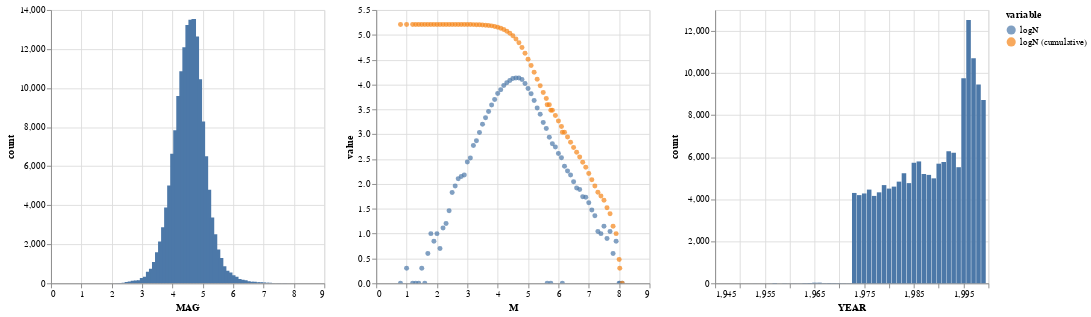

Write notebook code for a chart like this one.
### Code cell
Y_cumulative = []
GR_source = EQ_data['MAG'].value_counts().reset_index().sort_values(by='MAG')

for m in GR_source['MAG']:
    Y_cumulative.append(np.sum(GR_source[GR_source['MAG'] >= m]['count']))

source = pd.DataFrame({
  'M': GR_source['MAG'],
  'logN': np.log10(GR_source['count']),
  'logN (cumulative)': np.log10(Y_cumulative) 
})
GR_chart = alt.Chart(source.melt('M')).mark_point(filled=True).encode(
    alt.X('M', scale=alt.Scale(domain=(0,9))),
    y='value',
    color='variable',
).interactive()

hist_MN | GR_chart | hist_NY

### Figure 1 — Vega-Lite specification as saved in the notebook (floating-point values rounded to 4 significant figures; data arrays with more than 128 entries replaced by an {"elided": "..."} marker saying what was removed)
{"usermeta": {"embedOptions": {"theme": "dark"}}, "config": {"view": {"continuousWidth": 300, "continuousHeight": 300}}, "hconcat": [{"data": {"name": "data-2ccb3e1b1967ef506d4931d2410959af"}, "mark": {"type": "bar"}, "encoding": {"x": {"field": "MAG", "type": "quantitative"}, "y": {"field": "count", "type": "quantitative"}}, "name": "view_142"}, {"data": {"name": "data-a0543bf151758f247f16d58a7df85525"}, "mark": {"type": "point", "filled": true}, "encoding": {"color": {"field": "variable", "type": "nominal"}, "x": {"field": "M", "scale": {"domain": [0, 9]}, "type": "quantitative"}, "y": {"field": "value", "type": "quantitative"}}, "name": "view_143"}, {"data": {"name": "data-d7b54d9289a06d5eab98e3b64f760dc2"}, "mark": {"type": "bar"}, "encoding": {"x": {"field": "YEAR", "type": "quantitative"}, "y": {"field": "count", "type": "quantitative"}}}], "params": [{"name": "param_128", "select": {"type": "interval", "encodings": ["x", "y"]}, "bind": "scales", "views": ["view_142"]}, {"name": "param_129", "select": {"type": "interval", "encodings": ["x", "y"]}, "bind": "scales", "views": ["view_143"]}], "$schema": "https://vega.github.io/schema/vega-lite/v5.17.0.json", "datasets": {"data-2ccb3e1b1967ef506d4931d2410959af": [{"MAG": 4.7, "count": 13543}, {"MAG": 4.6, "count": 13502}, {"MAG": 4.5, "count": 13231}, {"MAG": 4.8, "count": 12647}, {"MAG": 4.4, "count": 12092}, {"MAG": 4.3, "count": 10860}, {"MAG": 4.9, "count": 10454}, {"MAG": 4.2, "count": 9593}, {"MAG": 5.0, "count": 8286}, {"MAG": 4.1, "count": 7842}, {"MAG": 4.0, "count": 6633}, {"MAG": 5.1, "count": 6510}, {"MAG": 3.9, "count": 5005}, {"MAG": 5.2, "count": 4796}, {"MAG": 3.8, "count": 3881}, {"MAG": 5.3, "count": 3377}, {"MAG": 3.7, "count": 2878}, {"MAG": 5.4, "count": 2514}, {"MAG": 3.6, "count": 2144}, {"MAG": 5.5, "count": 1731}, {"MAG": 3.5, "count": 1594}, {"MAG": 5.6, "count": 1298}, {"MAG": 3.4, "count": 1089}, {"MAG": 5.7, "count": 870}, {"MAG": 3.3, "count": 742}, {"MAG": 5.8, "count": 646}, {"MAG": 3.2, "count": 596}, {"MAG": 5.9, "count": 551}, {"MAG": 6.0, "count": 408}, {"MAG": 6.1, "count": 335}, {"MAG": 3.1, "count": 333}, {"MAG": 3.0, "count": 276}, {"MAG": 6.2, "count": 226}, {"MAG": 6.3, "count": 182}, {"MAG": 2.9, "count": 152}, {"MAG": 6.4, "count": 151}, {"MAG": 2.8, "count": 141}, {"MAG": 2.7, "count": 127}, {"MAG": 6.5, "count": 111}, {"MAG": 2.6, "count": 91}, {"MAG": 6.6, "count": 83}, {"MAG": 6.7, "count": 77}, {"MAG": 2.5, "count": 67}, {"MAG": 6.8, "count": 55}, {"MAG": 6.9, "count": 54}, {"MAG": 7.0, "count": 42}, {"MAG": 7.1, "count": 30}, {"MAG": 2.4, "count": 29}, {"MAG": 7.2, "count": 23}, {"MAG": 2.3, "count": 16}, {"MAG": 7.5, "count": 14}, {"MAG": 2.2, "count": 13}, {"MAG": 7.3, "count": 11}, {"MAG": 7.7, "count": 11}, {"MAG": 2.0, "count": 10}, {"MAG": 7.4, "count": 10}, {"MAG": 1.8, "count": 10}, {"MAG": 7.6, "count": 8}, {"MAG": 7.9, "count": 7}, {"MAG": 1.9, "count": 7}, {"MAG": 2.1, "count": 5}, {"MAG": 7.8, "count": 4}, {"MAG": 1.7, "count": 4}, {"MAG": 1.5, "count": 2}, {"MAG": 1.0, "count": 2}, {"MAG": 5.63, "count": 1}, {"MAG": 5.75, "count": 1}, {"MAG": 6.13, "count": 1}, {"MAG": 0.8, "count": 1}, {"MAG": 8.0, "count": 1}, {"MAG": 1.2, "count": 1}, {"MAG": 1.4, "count": 1}, {"MAG": 8.02, "count": 1}, {"MAG": 1.3, "count": 1}, {"MAG": 8.1, "count": 1}, {"MAG": 1.6, "count": 1}], "data-a0543bf151758f247f16d58a7df85525": {"elided": "152 records"}, "data-d7b54d9289a06d5eab98e3b64f760dc2": [{"YEAR": 1996, "count": 12524}, {"YEAR": 1997, "count": 10703}, {"YEAR": 1995, "count": 9753}, {"YEAR": 1998, "count": 9463}, {"YEAR": 1999, "count": 8723}, {"YEAR": 1992, "count": 6286}, {"YEAR": 1993, "count": 6211}, {"YEAR": 1986, "count": 5798}, {"YEAR": 1991, "count": 5772}, {"YEAR": 1985, "count": 5735}, {"YEAR": 1990, "count": 5691}, {"YEAR": 1994, "count": 5523}, {"YEAR": 1983, "count": 5236}, {"YEAR": 1987, "count": 5201}, {"YEAR": 1988, "count": 5158}, {"YEAR": 1989, "count": 4993}, {"YEAR": 1982, "count": 4837}, {"YEAR": 1984, "count": 4766}, {"YEAR": 1979, "count": 4672}, {"YEAR": 1981, "count": 4600}, {"YEAR": 1980, "count": 4506}, {"YEAR": 1976, "count": 4458}, {"YEAR": 1978, "count": 4328}, {"YEAR": 1973, "count": 4299}, {"YEAR": 1975, "count": 4274}, {"YEAR": 1974, "count": 4196}, {"YEAR": 1977, "count": 4158}, {"YEAR": 1966, "count": 31}, {"YEAR": 1965, "count": 30}, {"YEAR": 1964, "count": 16}, {"YEAR": 1968, "count": 13}, {"YEAR": 1957, "count": 12}, {"YEAR": 1969, "count": 11}, {"YEAR": 1963, "count": 11}, {"YEAR": 1970, "count": 10}, {"YEAR": 1967, "count": 9}, {"YEAR": 1971, "count": 7}, {"YEAR": 1959, "count": 6}, {"YEAR": 1972, "count": 6}, {"YEAR": 1961, "count": 5}, {"YEAR": 1962, "count": 4}, {"YEAR": 1960, "count": 3}, {"YEAR": 1953, "count": 2}, {"YEAR": 1956, "count": 1}, {"YEAR": 1958, "count": 1}, {"YEAR": 1950, "count": 1}]}}
